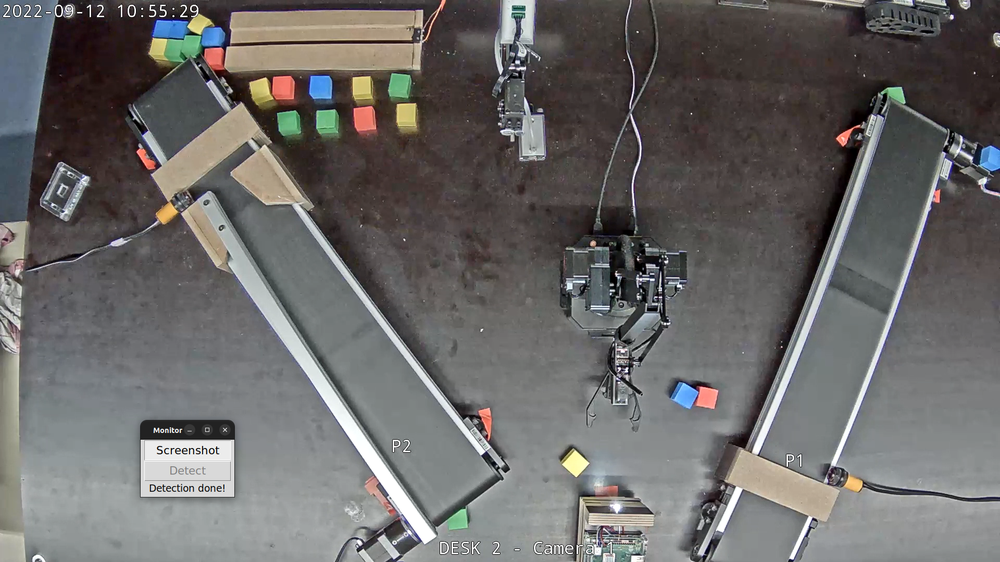
#> input picture pic.png, 1000 x 562 px, shrunk from 1920 x 1080 before the run, found by its file name
$ python distortion.py
#> lines starting #> are read from the running program, lines starting #| are printed output that depends on the picture

import cv2
import numpy as np

def undistort(frame):
    fx = 1688.6581
    fy = 1688.8659
    cx = 998.3225
    cy = 500
    k1, k2, p1, p2, k3 = -0.3338, 0.1463, 0.0, 0.0, 0.0

    # 相机坐标系到像素坐标系的转换矩阵
    k = np.array([
        [fx, 0, cx],
        [0, fy, cy],
        [0, 0, 1]
    ])
    # 畸变系数
    d = np.array([
        k1, k2, p1, p2, k3
    ])
    h, w = frame.shape[:2]
    mapx, mapy = cv2.initUndistortRectifyMap(k, d, None, k, (w, h), 5)
    return cv2.remap(frame, mapx, mapy, cv2.INTER_LINEAR)


frame = cv2.imread("/home/jelly/Desktop/Monitor/pic.png")
#> frame is the input picture: shape (562, 1000, 3); mean B, G, R 103.8, 104.8, 106.4
cv2.imwrite('/home/jelly/Desktop/Monitor/img_undistorted.png', undistort(frame))
#> in undistort, `return cv2.remap(frame, mapx, mapy, cv2.INTER_LINEAR)`:
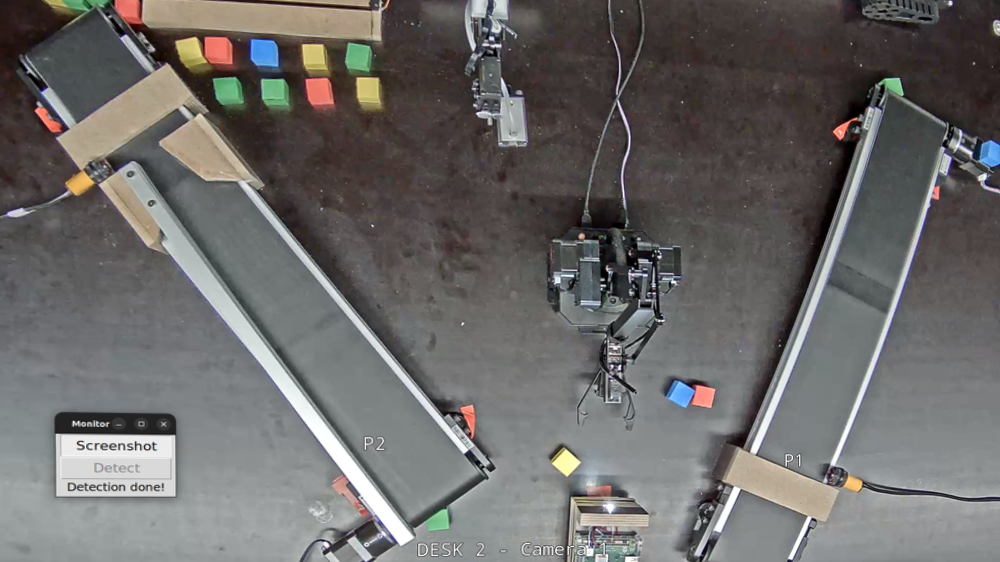
#> returned value: shape (562, 1000, 3); mean of channels 0, 1, 2 104.5, 105.8, 107.7; drawn as B, G, R

# if cv2.waitKey(1) & 0xFF == ord('q'):
#     break

cv2.destroyAllWindows()

$ run again, with img.png copied over pic.png
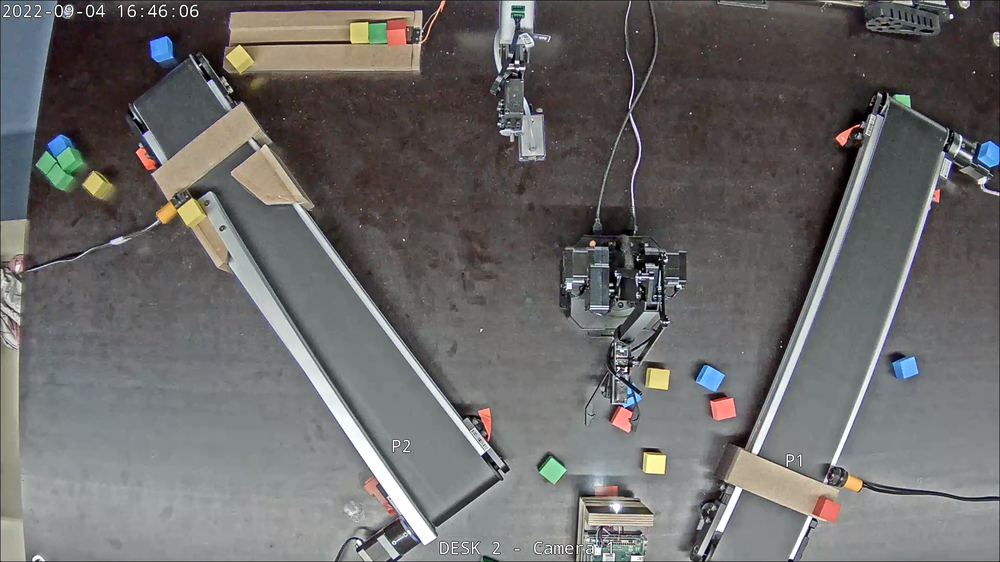
#> input picture img.png, 1000 x 562 px, shrunk from 1920 x 1080 before the run, found by its file name
#> frame is the input picture: shape (562, 1000, 3); mean B, G, R 104.4, 105.1, 106.6
#> in undistort, `return cv2.remap(frame, mapx, mapy, cv2.INTER_LINEAR)`:
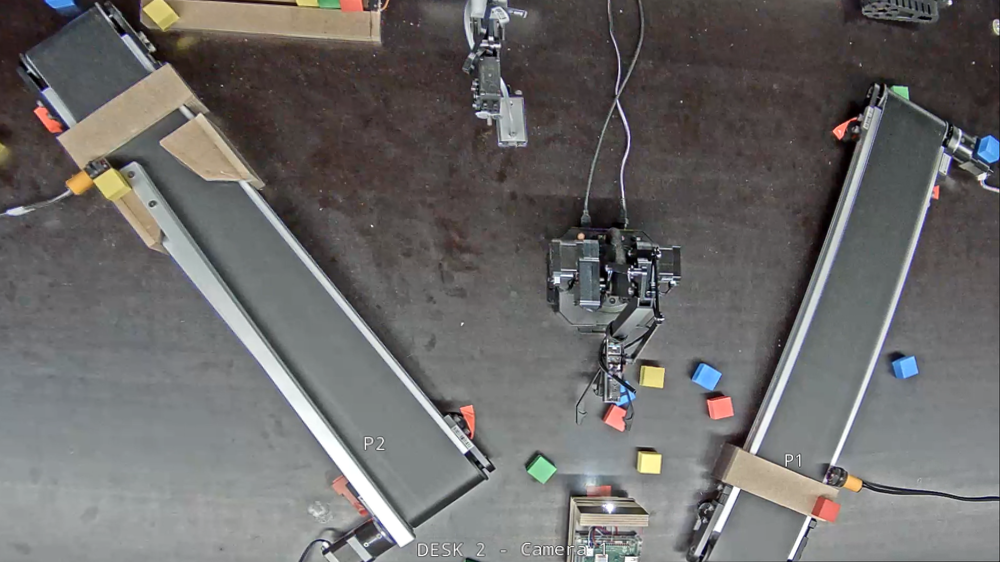
#> returned value: shape (562, 1000, 3); mean of channels 0, 1, 2 105, 105.9, 107.8; drawn as B, G, R

$ run again, with img_detection.png copied over pic.png
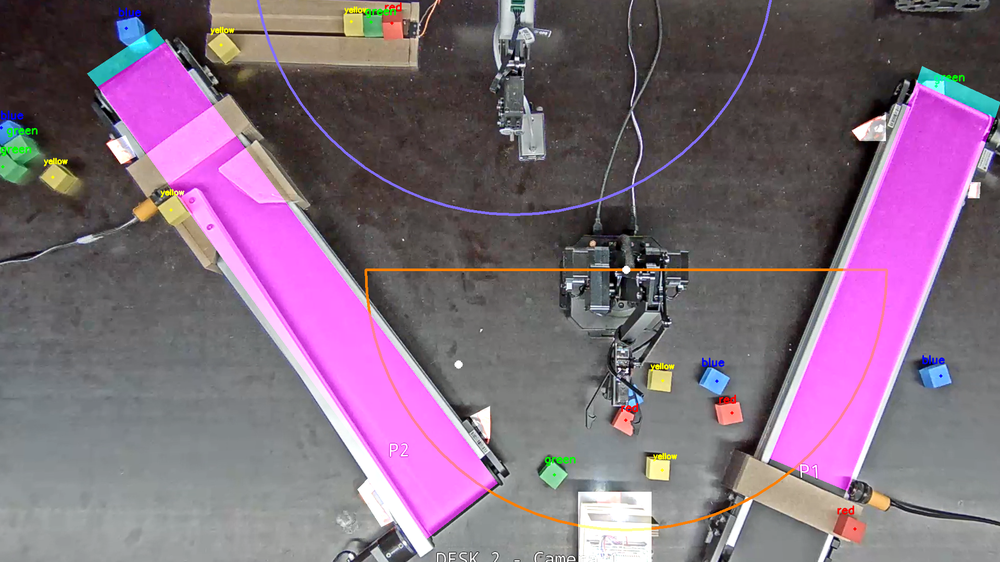
#> input picture img_detection.png, 1000 x 562 px, shrunk from 1920 x 1080 before the run, found by its file name
#> frame is the input picture: shape (562, 1000, 3); mean B, G, R 124.9, 107.2, 128.1
#> in undistort, `return cv2.remap(frame, mapx, mapy, cv2.INTER_LINEAR)`:
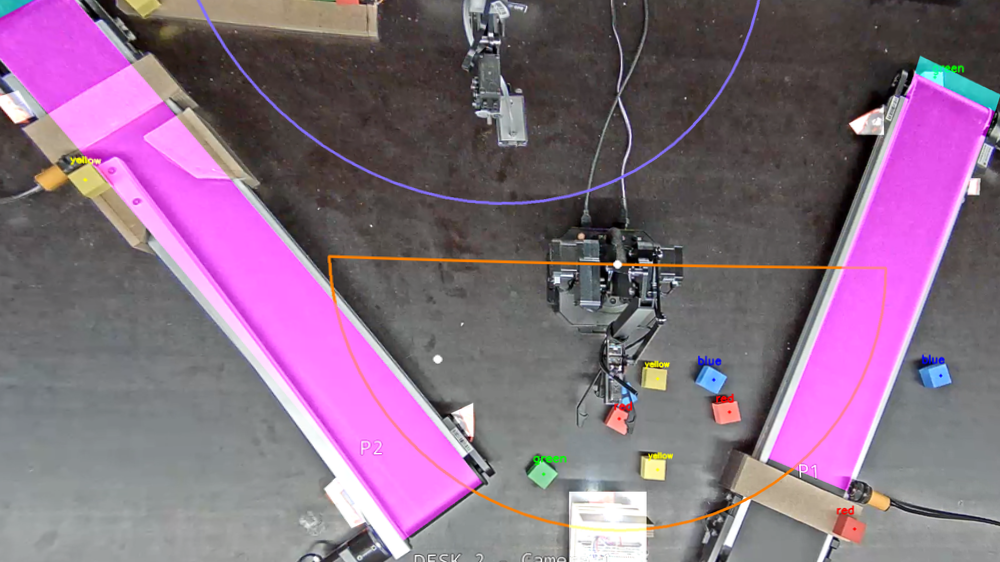
#> returned value: shape (562, 1000, 3); mean of channels 0, 1, 2 130.7, 109.1, 134; drawn as B, G, R

$ run again, with img_test1.PNG copied over pic.png
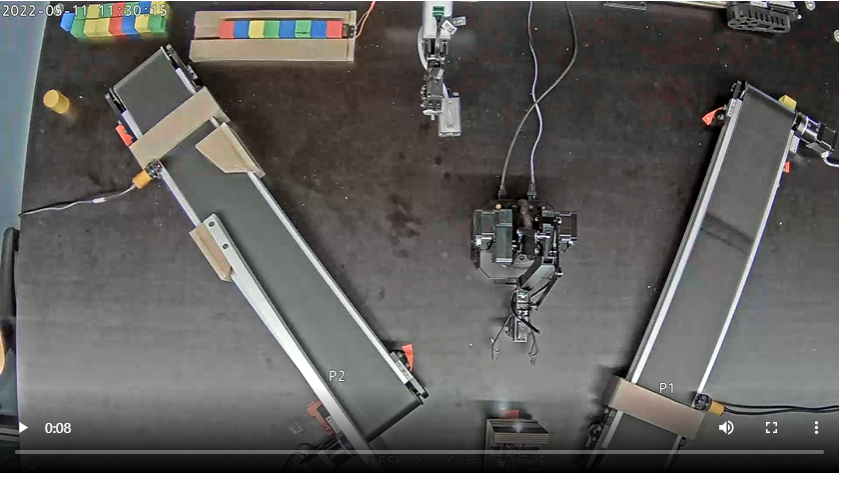
#> input picture img_test1.PNG, 843 x 479 px, found by its file name
#> frame is the input picture: shape (479, 843, 3); mean B, G, R 92.9, 94.9, 96.5
#> in undistort, `return cv2.remap(frame, mapx, mapy, cv2.INTER_LINEAR)`:
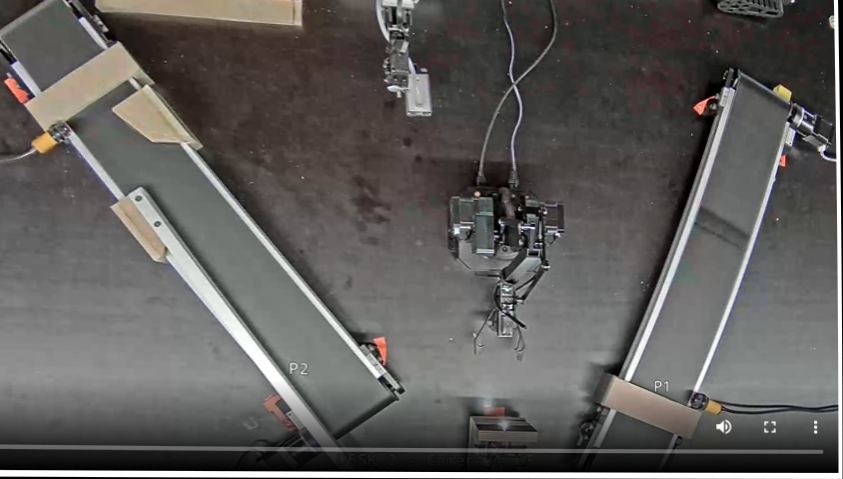
#> returned value: shape (479, 843, 3); mean of channels 0, 1, 2 91.4, 93.5, 95.7; drawn as B, G, R
